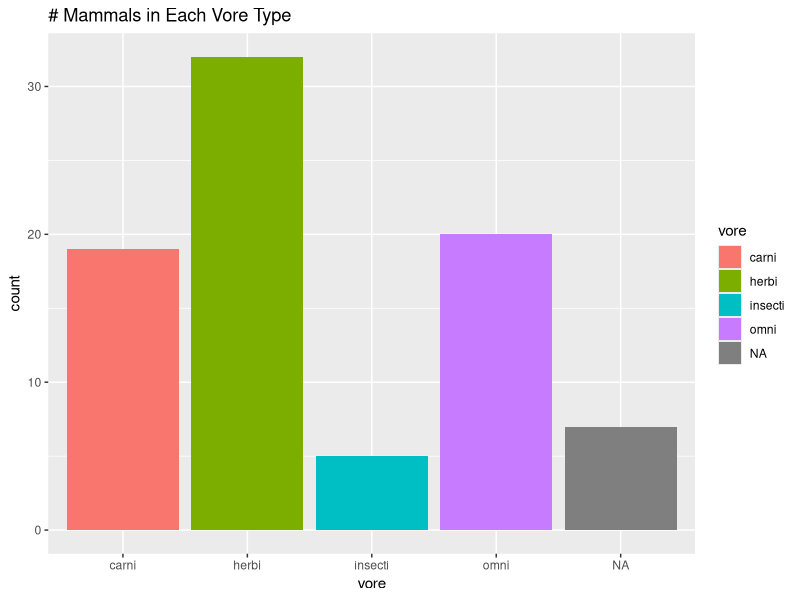
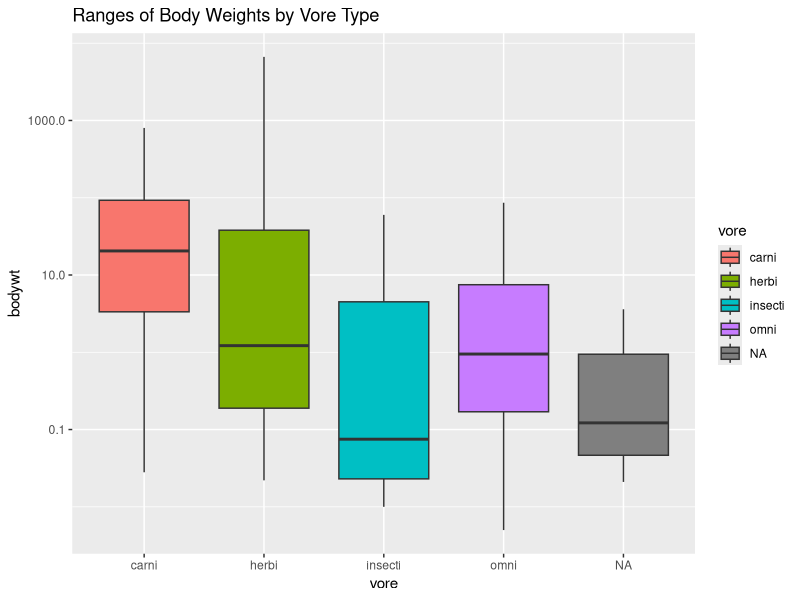
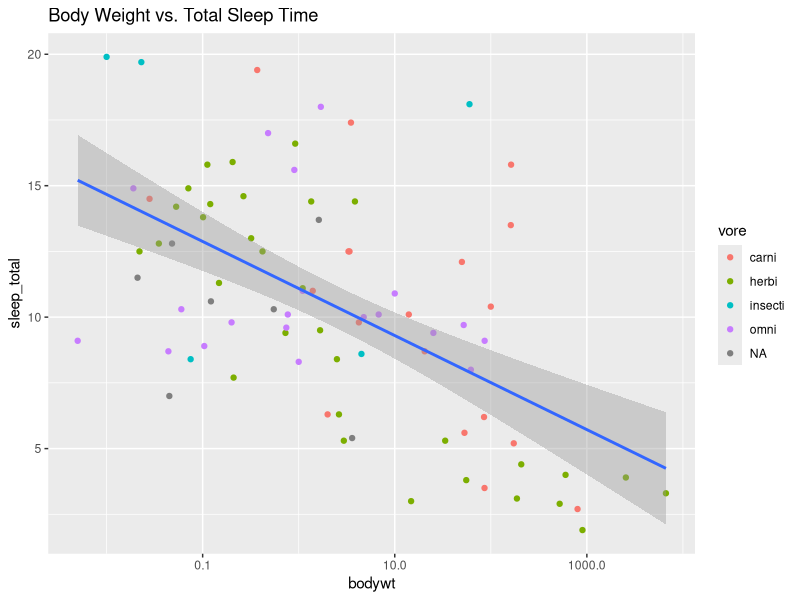
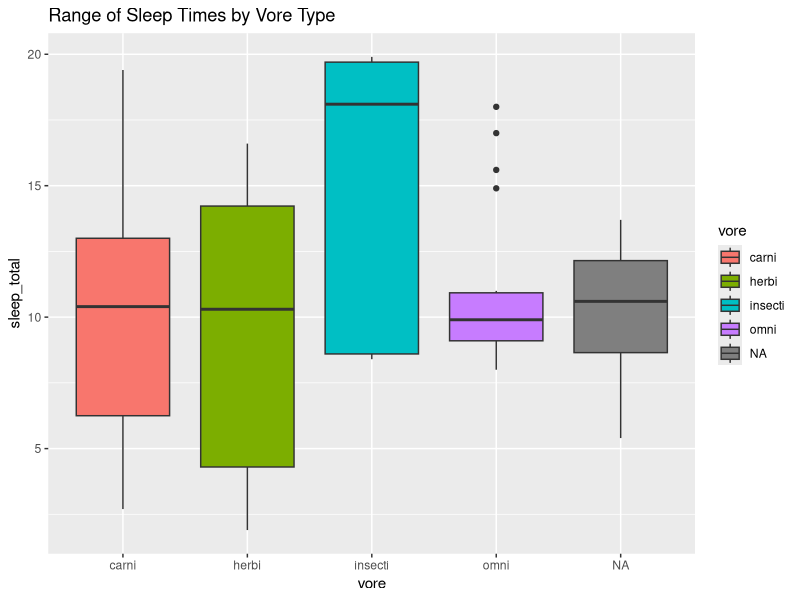
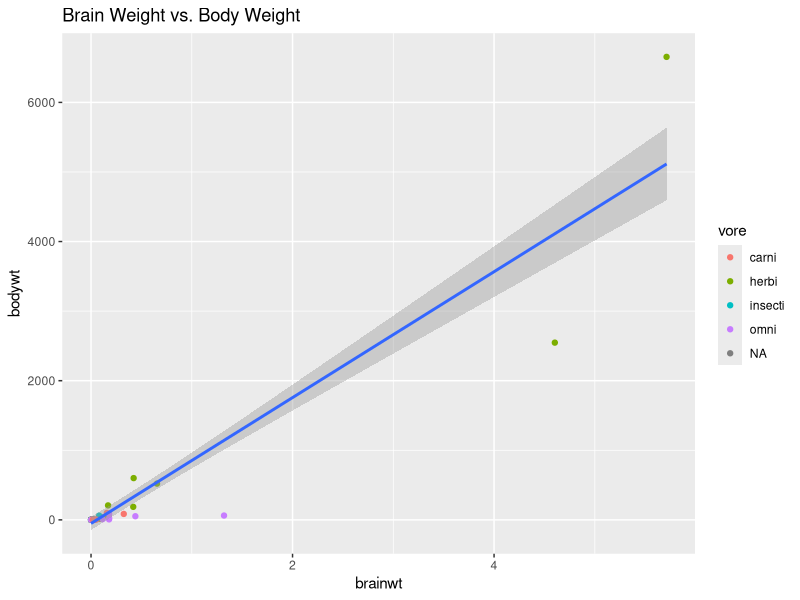
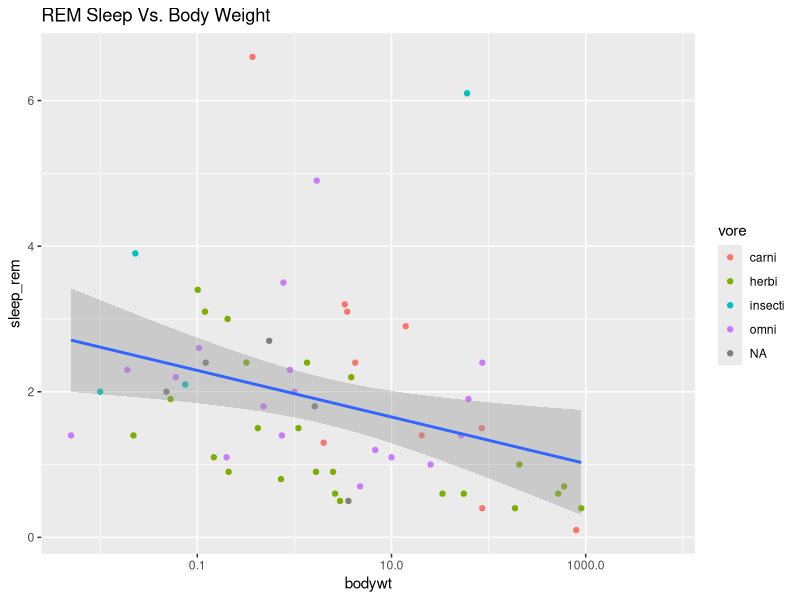

These figures' R source, in order:
## ---- chunk 1
library("tidyverse")
options(scipen = 999) #disable scientific notation
## ---- chunk 2
msleep <- msleep
## ---- chunk 3
summary(msleep)
## ---- chunk 4
names(msleep)
## ---- chunk 5
ggplot(data=msleep,
       mapping=aes(x=vore))+
  geom_bar(mapping=aes(fill=vore))+
  labs(title="# Mammals in Each Vore Type")
## ---- chunk 6
summary(msleep)
## ---- chunk 7
ggplot(data=msleep, 
       mapping=aes(x=vore, y=bodywt))+
    geom_boxplot(mapping=aes(fill=vore))+
    scale_y_log10()+
  labs(title="Ranges of Body Weights by Vore Type")
## ---- chunk 8
names(msleep)
## ---- chunk 9
ggplot(data=msleep,
       mapping=aes(x=bodywt,y=sleep_total))+
    geom_point(mapping=aes(color=vore))+
    scale_x_log10()+
    geom_smooth(method = lm, se=T)+
    labs(title="Body Weight vs. Total Sleep Time")
## ---- chunk 10
ggplot(data=msleep,
       mapping=aes(x=vore,y=sleep_total))+
      geom_boxplot(mapping=aes(fill=vore))+
    labs(title="Range of Sleep Times by Vore Type")
## ---- chunk 11
ggplot(data=msleep,
       mapping=aes(x=brainwt,y=bodywt))+
    geom_point(mapping=aes(color=vore))+
    geom_smooth(method = lm, se=T)+
    labs(title="Brain Weight vs. Body Weight")
## ---- chunk 12
#What is the relationship between the amount of REM sleep and the body weight of species?
ggplot(data=msleep,
       mapping=aes(x=bodywt,y=sleep_rem))+
  geom_point(mapping=aes(color=vore))+
  scale_x_log10()+
  geom_smooth(method = lm, se=T)+
  labs(title="REM Sleep Vs. Body Weight")
